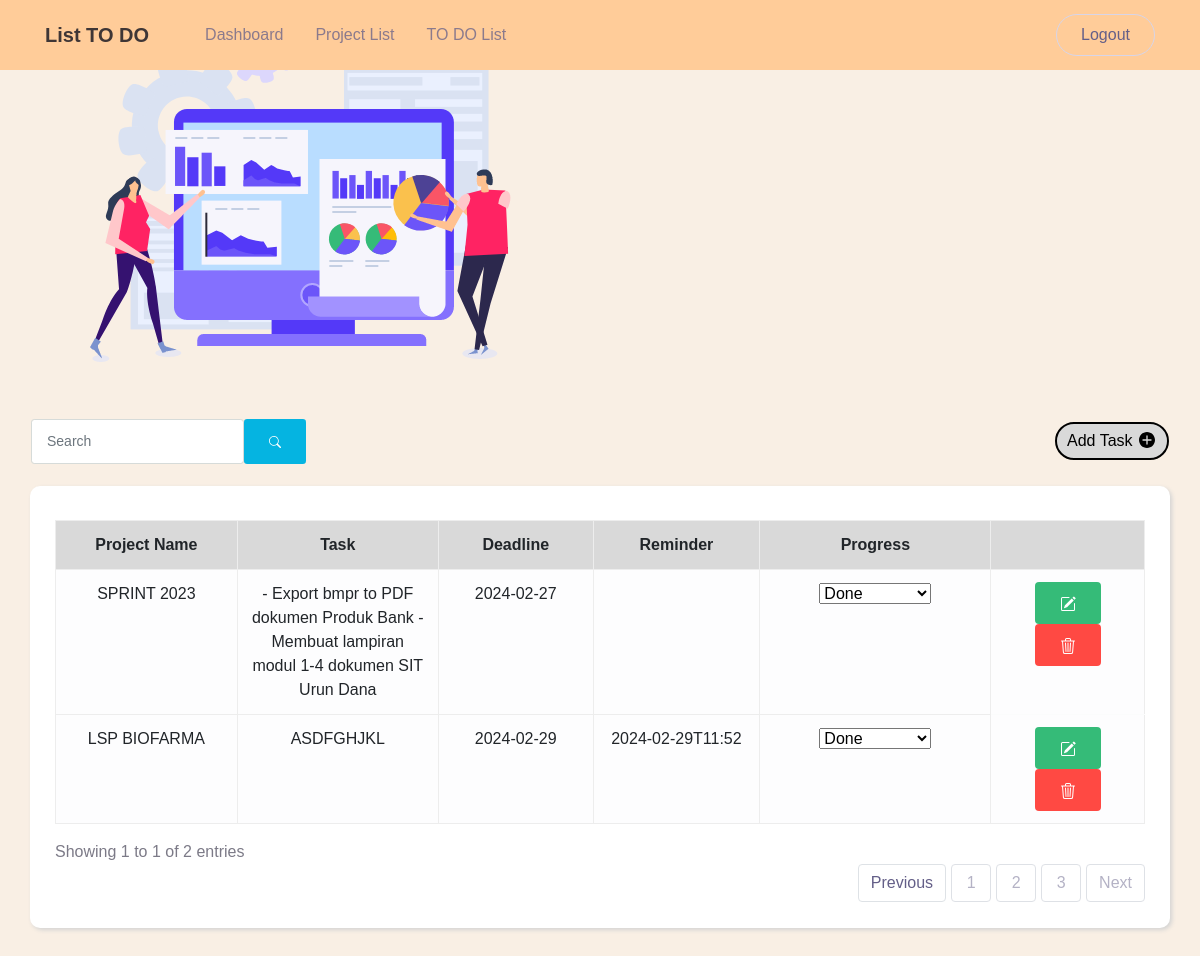
Page /todo.php on the earlier database version.
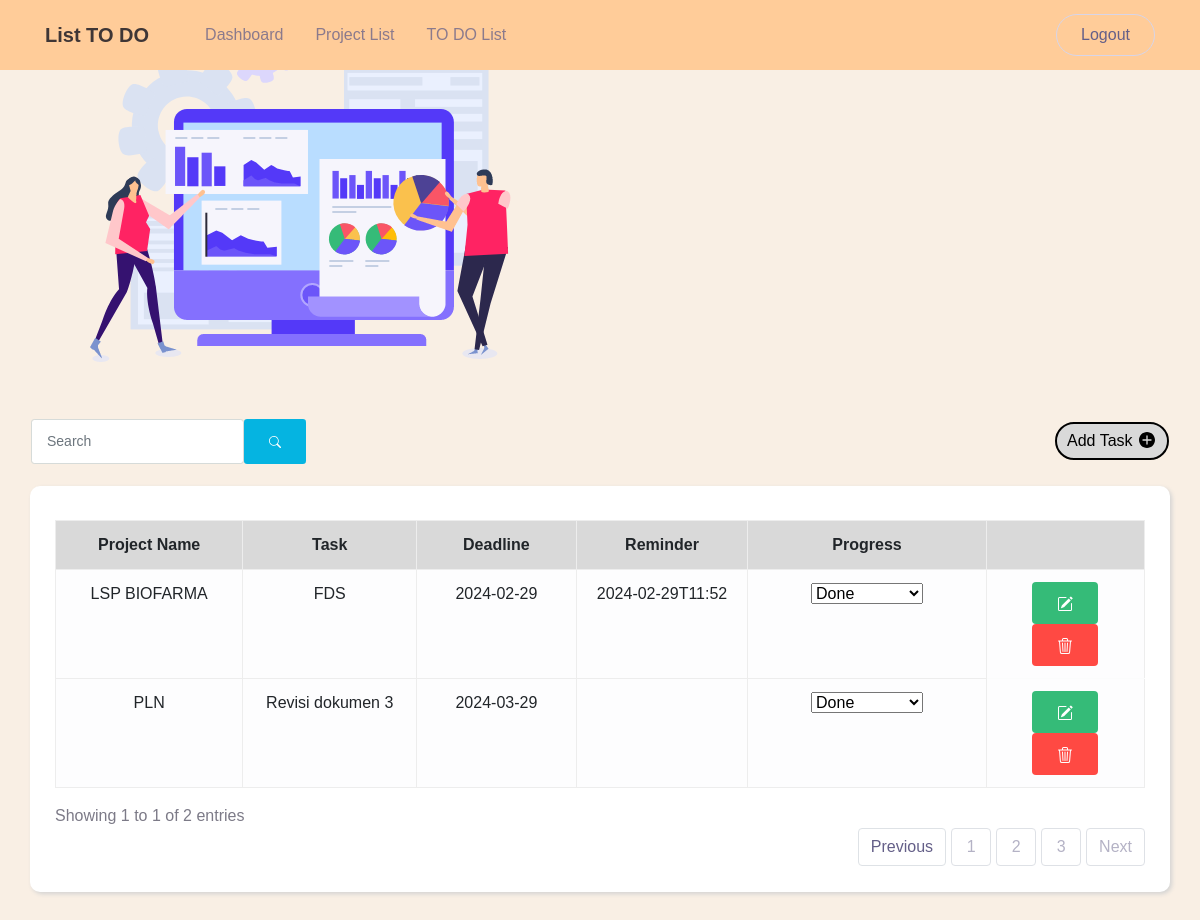
Same page on the later database version.
### tables this page shows
CREATE TABLE `todo` (
  `id` int(11) NOT NULL,
  `project_name` varchar(100) NOT NULL,
  `task` text NOT NULL,
  `deadline` date NOT NULL,
  `reminder` varchar(100) NOT NULL,
  `progress` enum('Hold','On Progress','Done') NOT NULL,
  `created_at` datetime NOT NULL,
  `updated_at` datetime NOT NULL
);

### todo.php (the view, shortened to what this page needs)
<!DOCTYPE html>
<html>
    <head>
    <link rel="stylesheet" href="assets/css/todo.css" />
</head>
<body>
<?php
 include "header.php"
 ?>
 <br>
 <br>
 <div class="boddy">
    <nav class="navbar bg-body-tertiary">
        <div class="container-fluid">
          <form class="d-flex" role="search">
            <input class="form-control form-control-sm me-2" type="search" placeholder="Search" aria-label="Search">
            <button class="btn btn-info btn-sm" type="submit"><svg xmlns="http://www.w3.org/2000/svg" width="12" height="12" fill="currentColor" class="bi bi-search" viewBox="0 0 16 16">
              <path d="M11.742 10.344a6.5 6.5 0 1 0-1.397 1.398h-.001q.044.06.098.115l3.85 3.85a1 1 0 0 0 1.415-1.414l-3.85-3.85a1 1 0 0 0-.115-.1zM12 6.5a5.5 5.5 0 1 1-11 0 5.5 5.5 0 0 1 11 0"/>
            </svg></button>
          </form>
  <div>
  <a href="tambah_todo.php" class="add-task-button" type="button">
    Add Task
  </a>
</div>
        </div>
      </nav>
  </div>
  <div class="kotak">
    <br>
    <table  style=" border: 1px solid #EDEDED;" class="table table-light">
        <thead align="center">
            <tr style="background-color:#D9D9D9;">
                <th style="border: 1px solid #EDEDED;">Project Name</th>
                <th style="border: 1px solid #EDEDED;">Task</th>
                <th style="border: 1px solid #EDEDED;">Deadline</th>
                <th style="border: 1px solid #EDEDED;">Reminder</th>
                <th style="border: 1px solid #EDEDED;">Progress</th>
                <th style="border: 1px solid #EDEDED;"></th>
            </tr>
        </thead>
        <tbody align="center">
            <?php
            include "koneksi.php";
            $qry_project=mysqli_query($conn,"select * from todo");
            while($data_project=mysqli_fetch_array($qry_project)){
            $no++;?>
            <tr>
                <td style="width:50px; border: 1px solid #EDEDED;"><?=$data_project['project_name']?></td>
                <td style="width:100px; border: 1px solid #EDEDED;"><?=$data_project['task']?></td>
                <td style="width:50px; border: 1px solid #EDEDED;"><?=$data_project['deadline']?></td>
                <td style="width:50px; border: 1px solid #EDEDED;"><?=$data_project['reminder']?></td>
                <td style="width:50px; border: 1px solid #EDEDED; ">
                    <select>
                        <option value="Done">Done</option>
                    </select>
                </td>
                   <td style="width:50px"><a href="edit_todo.php?id=<?=$data_project['id']?>" class="btn btn-success">
                            </a>
                    <a href="hapus_todo.php?id=<?=$data_project['id']?>" onclick="return confirm('Apakah anda yakin menghapus data ini?')" class="btn btn-danger"></a></td>
            </tr>
            <?php
            }
            ?>
        </tbody>
        </table>
        <div class="dt-layout-row">
<div class="dt-layout-cell dt-start ">
<div class="dt-info" aria-live="polite" id="example_info" role="status">Showing 1 to 1 of 2 entries
</div>
</div>
          </div>
          <nav aria-label="Page navigation example">
  <ul class="pagination justify-content-end">
    <li class="page-item disabled">
      <a class="page-link" href="#" tabindex="-1" aria-disabled="true">Previous</a>
    </li>
    <li class="page-item"><a class="page-link" href="#">1</a></li>
    <li class="page-item"><a class="page-link" href="#">2</a></li>
    <li class="page-item"><a class="page-link" href="#">3</a></li>
    <li class="page-item">
      <a class="page-link" href="#">Next</a>
    </li>
  </ul>
</nav>
</div>
    </body>
    </html>

### header.php (shortened to what this page needs)
<!DOCTYPE html>
<html lang="en">
<head>
  <link rel="stylesheet" href="assets/vendor/animate/animate.css">
  <link rel="stylesheet" href="assets/css/bootstrap.css">
  <link rel="stylesheet" href="assets/css/maicons.css">
  <link rel="stylesheet" href="assets/vendor/owl-carousel/css/owl.carousel.css">
  <link rel="stylesheet" href="assets/css/theme.css">
  <link rel="stylesheet" href="assets/css/style.css" />
</head>
<body>
  <header>
    <nav class="navbar navbar-expand-lg navbar-light fixed-top" style="background-color: #FFCC99;">
      <div class="container">
        <a href="header.php" class="navbar-brand" style="color:#3F3636;">List TO DO</a>
        <div class="navbar-collapse collapse" id="navbarContent">
          <ul class="navbar-nav ml-lg-4 pt-3 pt-lg-0">
            <li class="nav-item">
              <a  href="dashboard.php" class="nav-link">Dashboard</a>
            </li>
            <li class="nav-item">
              <a href="project_list.php" class="nav-link">Project List</a>
            </li>
            <li class="nav-item">
              <a href="todo.php" class="nav-link">TO DO List</a>
            </li>
          </ul>
          <div class="ml-auto">
            <a href="logout.php" class="btn btn-outline rounded-pill">Logout</a>
          </div>
        </div>
      </div>
    </nav>
          <div class="col-lg-6 py-3 wow zoomIn">
            <div class="img-place">
              <img src="/assets/img/bg_image_1.png" alt="">
            </div>
          </div>
  </header>

### assets/css/todo.css (style rules this page uses)
.add-task-button { background-color: #D9D9D9; color: black; border: 2px solid black; font-size: 16px; cursor: pointer; border-radius: 50px; transition: 0.3s, color 0.3s; padding: 5px 10px; padding-left: 10px; }
.add-task-button svg { margin-bottom:3px; padding-left:-10px; }
.boddy { margin: -20px 0; }

### assets/css/theme.css (style rules this page uses)
:root { --primary: #6C55F9; --accent: #FF3D85; --secondary: #645F88; --success: #35bb78; --info: #05B4E1; --warning: #FAC14D; --danger: #FF4943; --grey: #B4B2C5; --dark: #2D2B3A; --light: #F6F5FC; }
body { font-family: "Work Sans", sans-serif; color: #7C7A87; }
a { color: #6C55F9; text-decoration: none; background-color: transparent; }
.btn { transition: all .2s ease; }
.btn-success { color: #fff; background-color: #35bb78; border-color: transparent; }
.btn-info { color: #fff; background-color: #05B4E1; border-color: transparent; }
.btn-danger { color: #fff; background-color: #FF4943; border-color: transparent; }
.btn-outline { border-color: #D7D5E9; color: #645F88; }
.btn { padding: 8px 24px; }
.navbar { min-height: 70px; z-index: 1000; }
.navbar-brand { font-weight: 600; padding-top: 10px; padding-bottom: 10px; }
.navbar-nav { margin-top: 10px; border-top: 1px solid #e4e7ee; flex-shrink: 0; }
.navbar-nav .nav-link { transition: all .2s ease; }
.navbar-light .navbar-nav .nav-link { color: rgba(100, 95, 136, 0.75); }
@media (min-width: 992px) { .navbar-expand-lg .navbar-nav { margin-top: 0; border-top: none; } }
@media (min-width: 992px) { .navbar-expand-lg .navbar-nav .nav-link { padding-right: 16px; padding-left: 16px; } }
@media (min-width: 992px) { .navbar-expand-lg .navbar-nav { align-items: center; } }
.form-control { padding: 8px 15px; height: calc(1.5em + 1.375rem + 2px); border-color: #d6dbd9; }
.page-link { margin-left: 5px; min-width: 40px; color: #B4B2C5; border: 1px solid #dee1e6; text-align: center; border-radius: 4px; }
.page-item.disabled .page-link { color: #645F88; pointer-events: none; cursor: auto; background-color: #fff; border-color: #dee2e6; }
.img-place { position: relative; display: block; margin: 0 auto; width: 100%; height: 100%; text-align: center; overflow: hidden; }
.img-place img { width: auto; max-width: 100%; height: auto; }

### assets/css/style.css (style rules this page uses)
body { background-color:#F9EFE4; }
.kotak { background-color:White; box-shadow: 2px 2px 4px lightgray; padding: 10px 25px; border-radius:10px; margin:30px; }

Differences in the rows shown:
removed todo: project_name "SPRINT 2023", task "- Export bmpr to PDF dokumen Produk Bank - Membuat lampiran modul 1-4 dokumen SIT Urun Dana", deadline "2024-02-27"
changed todo "LSP BIOFARMA": task "ASDFGHJKL" → "FDS"
added todo: project_name "PLN", task "Revisi dokumen 3", deadline "2024-03-29"
